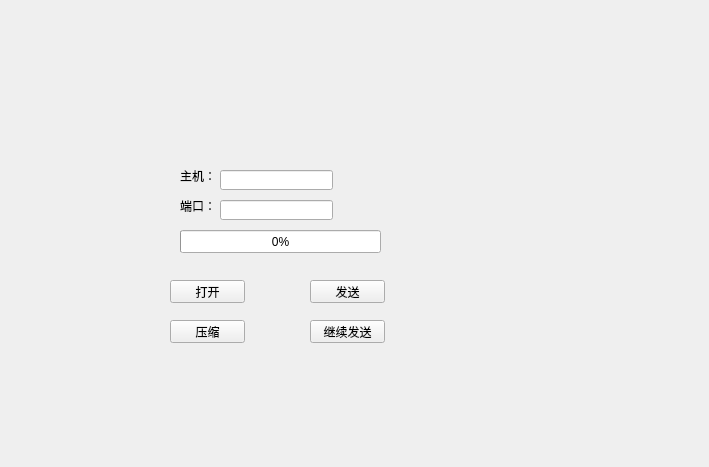
<?xml version="1.0" encoding="UTF-8"?>
<ui version="4.0">
 <class>Widget</class>
 <widget class="QWidget" name="Widget">
  <property name="geometry">
   <rect>
    <x>0</x>
    <y>0</y>
    <width>709</width>
    <height>467</height>
   </rect>
  </property>
  <property name="windowTitle">
   <string>Widget</string>
  </property>
  <widget class="QPushButton" name="openBtn">
   <property name="geometry">
    <rect>
     <x>170</x>
     <y>280</y>
     <width>75</width>
     <height>23</height>
    </rect>
   </property>
   <property name="text">
    <string>打开</string>
   </property>
  </widget>
  <widget class="QPushButton" name="sendBtn">
   <property name="geometry">
    <rect>
     <x>310</x>
     <y>280</y>
     <width>75</width>
     <height>23</height>
    </rect>
   </property>
   <property name="text">
    <string>发送</string>
   </property>
  </widget>
  <widget class="QLabel" name="label">
   <property name="geometry">
    <rect>
     <x>180</x>
     <y>170</y>
     <width>54</width>
     <height>12</height>
    </rect>
   </property>
   <property name="text">
    <string>主机：</string>
   </property>
  </widget>
  <widget class="QLabel" name="label_2">
   <property name="geometry">
    <rect>
     <x>180</x>
     <y>200</y>
     <width>54</width>
     <height>12</height>
    </rect>
   </property>
   <property name="text">
    <string>端口：</string>
   </property>
  </widget>
  <widget class="QLineEdit" name="hostLineEdit">
   <property name="geometry">
    <rect>
     <x>220</x>
     <y>170</y>
     <width>113</width>
     <height>20</height>
    </rect>
   </property>
   <property name="text">
    <string/>
   </property>
  </widget>
  <widget class="QLineEdit" name="portLineEdit">
   <property name="geometry">
    <rect>
     <x>220</x>
     <y>200</y>
     <width>113</width>
     <height>20</height>
    </rect>
   </property>
   <property name="text">
    <string/>
   </property>
  </widget>
  <widget class="QProgressBar" name="clientProgressBar">
   <property name="geometry">
    <rect>
     <x>180</x>
     <y>230</y>
     <width>201</width>
     <height>23</height>
    </rect>
   </property>
   <property name="value">
    <number>0</number>
   </property>
  </widget>
  <widget class="QLabel" name="clientStatusLabel">
   <property name="geometry">
    <rect>
     <x>180</x>
     <y>260</y>
     <width>201</width>
     <height>16</height>
    </rect>
   </property>
   <property name="text">
    <string/>
   </property>
  </widget>
  <widget class="QPushButton" name="continueBtn">
   <property name="geometry">
    <rect>
     <x>310</x>
     <y>320</y>
     <width>75</width>
     <height>23</height>
    </rect>
   </property>
   <property name="text">
    <string>继续发送</string>
   </property>
  </widget>
  <widget class="QPushButton" name="zipbutton">
   <property name="geometry">
    <rect>
     <x>170</x>
     <y>320</y>
     <width>75</width>
     <height>23</height>
    </rect>
   </property>
   <property name="text">
    <string>压缩</string>
   </property>
  </widget>
 </widget>
 <resources/>
 <connections/>
</ui>
